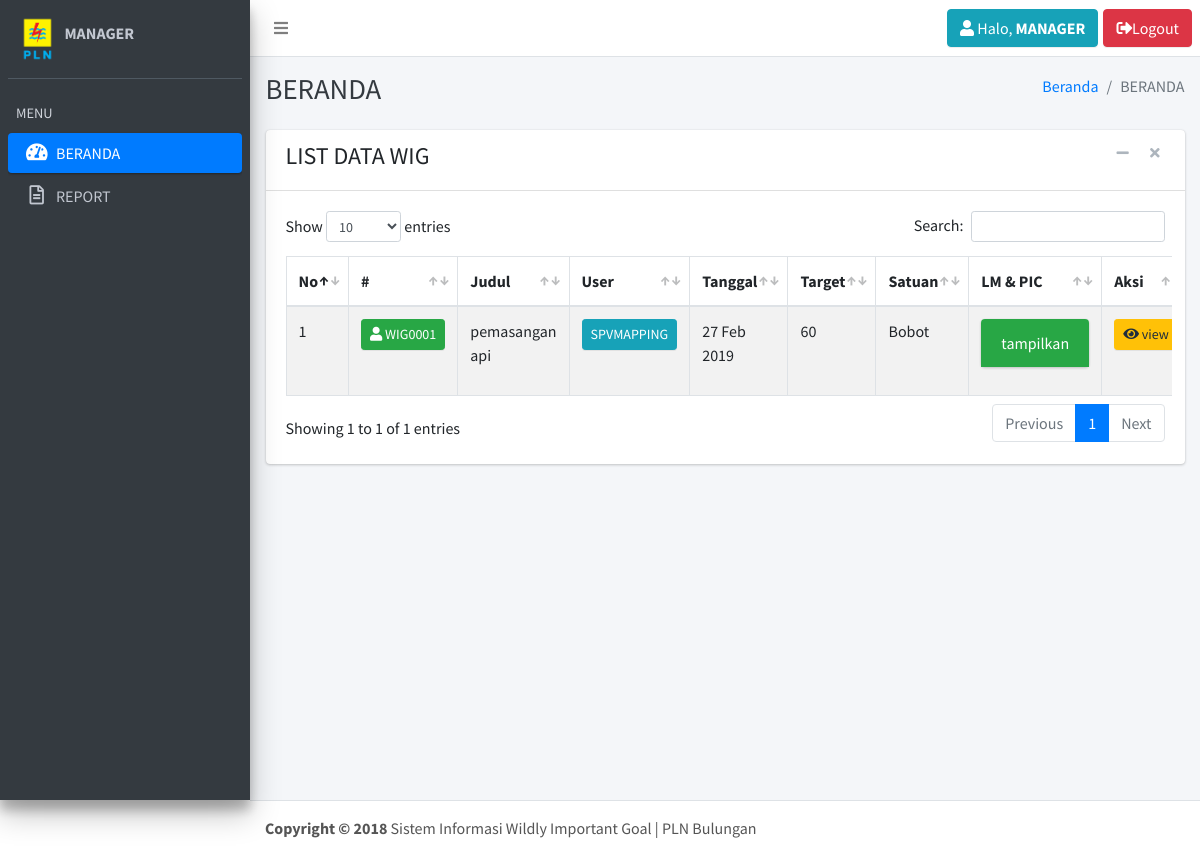
The page /index.php?page=beranda (signed in) on the database as committed earlier.
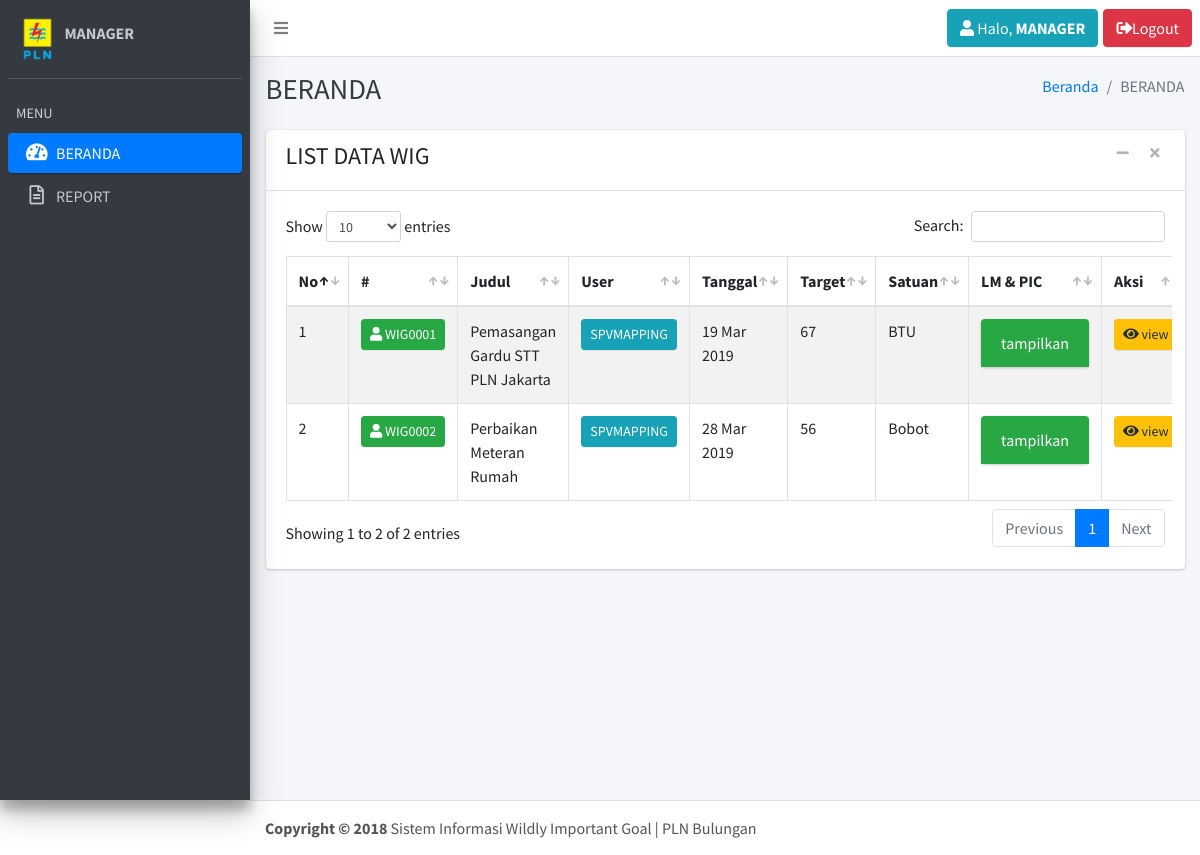
The same page on the database as committed later.
### tables this page shows
CREATE TABLE `tbl_user` (
  `username` varchar(30) NOT NULL,
  `password` varchar(10) NOT NULL,
  `role` int(5) NOT NULL
);

CREATE TABLE `tbl_wig` (
  `id_wig` varchar(15) NOT NULL,
  `polaritas` varchar(7) NOT NULL,
  `tipe` varchar(15) NOT NULL,
  `username` varchar(30) NOT NULL,
  `judul` text NOT NULL,
  `tanggal` date NOT NULL,
  `target` int(10) NOT NULL,
  `satuan` varchar(25) NOT NULL
);

### page/beranda.php (the view, shortened to what this page needs)
<div class="content-wrapper">
    <div class="content-header">
        <div class="container-fluid">
            <div class="row mb-2">
                <div class="col-sm-6">
                    <h1 class="m-0 text-dark">BERANDA</h1>
                </div>
                <div class="col-sm-6">
                    <ol class="breadcrumb float-sm-right">
                        <li class="breadcrumb-item"><a href="?page=beranda">Beranda</a></li>
                        <li class="breadcrumb-item active">BERANDA</li>
                    </ol>
                </div>
            </div>
        </div>
    </div>
    <div class="content">
        <div class="container-fluid">
            <?php if ($userdata['role'] == 1 || $userdata['role'] == 2) { ?>
            <div class="row">
                <div class="col-md-12">
                    <div class="card card-default">
                        <div class="card-header">
                            <h4>LIST DATA WIG</h4>
                            <div class="card-tools">
                                <button type="button" class="btn btn-tool" data-widget="collapse"><i class="fa fa-minus"></i></button>
                                <button type="button" class="btn btn-tool" data-widget="remove"><i class="fa fa-remove"></i></button>
                            </div>
                        </div>
                        <div class="card-body">
                            <div class="row">
                                <div class="table-responsive">
                                    <table id="example1" class="table table-bordered table-striped">
                                        <thead>
                                            <tr>
                                                <th>No</th>
                                                <th>#</th>
                                                <th>Judul</th>
                                                <th>User</th>
                                                <th>Tanggal</th>
                                                <th>Target</th>
                                                <th>Satuan</th>
                                                <th>LM & PIC</th>
                                                <th>Aksi</th>
                                            </tr>
                                        </thead>
                                        <tbody>
                                            <?php
                                            $no = 1;
                                            $sql = mysqli_query($conn,"SELECT * FROM tbl_wig
                                                                       JOIN tbl_user WHERE tbl_wig.username=tbl_user.username") or die (mysqli_error($conn));
                                            while($data = mysqli_fetch_array($sql)){ ?>
                                                <tr>
                                                    <td><?= $no ?></td>
                                                    <td><a class="btn btn-success btn-sm" href="#"><i class="fas fa-user"></i> <?= $data['id_wig'] ?></a></td>
                                                    <td><?= $data['judul'] ?></td>
                                                    <td><a href="#" class="btn btn-info btn-sm"><?= $data['username'] ?></a></td>
                                                    <td><?= date('d M Y', strtotime($data['tanggal'])) ?></td>
                                                    <td><?= $data['target'] ?></td>
                                                    <td><?= $data['satuan'] ?></td>
                                                    <td>
                                                    <div class="card card-success">
                                                        <div class="card-header">
                                                            <a data-toggle="collapse" data-parent="#accordion" href="#collapse_<?= $data['id_wig']?>" class="collapsed" aria-expanded="false">
                                                            tampilkan
                                                            </a>
                                                        </div>
                                                        <div id="collapse_<?= $data['id_wig']?>" class="panel-collapse in collapse" style="">
                                                        <div class="card-body">
                                                            <?= GetLM($data['id_wig']) ?>
                                                        </div>
                                                        </div>
                                                    </div>
                                                    </td>
                                                    <td>
                                                    <?php if ($userdata['username'] == $data['username']) { ?>
                                                        <a class="btn btn-warning btn-sm" href="?page=wigview&id=<?php echo $data['id_wig']; ?>"><i class="fas fa-eye"></i> view</a>
                                                        <a class="btn btn-primary btn-sm" href="?page=wigedit&id=<?php echo $data['id_wig']; ?>"><i class="fas fa-edit"></i> Edit</a>
                                                        <a class="btn btn-danger btn-sm" href="?page=wighapus&id=<?php echo $data['id_wig']; ?>"><i class="fas fa-trash"></i> hapus</a>
                                                    <?php } else { ?>
                                                        <a class="btn btn-warning btn-sm" href="?page=wigview&id=<?php echo $data['id_wig']; ?>"><i class="fas fa-eye"></i> view</a>
                                                    <?php } ?>
                                                    </td>
                                                </tr>
                                            <?php $no++; } ?>
                                </div>
                            </div>
                        </div>
                    </div>
                </div>
            </div>
            <?php } ?>
        </div>
    <footer class="main-footer">
        <strong>Copyright &copy; 2018</strong> Sistem Informasi Wildly Important Goal | PLN Bulungan
    </footer>

### index.php (shortened to what this page needs)
<?php
    if (!empty($_SESSION['username']) && !empty($_SESSION['password']))
    {
      include "lib/koneksi.php";
?>
<!DOCTYPE html>
<html lang="en">
<head>
  <link rel="stylesheet" href="https://maxcdn.bootstrapcdn.com/font-awesome/4.4.0/css/font-awesome.min.css">
  <link rel="stylesheet" href="https://code.ionicframework.com/ionicons/2.0.1/css/ionicons.min.css">
  <link rel="stylesheet" href="dist/css/adminlte.min.css">
  <link rel="stylesheet" href="plugins/datatables/dataTables.bootstrap4.min.css">
  <link rel="stylesheet" href="plugins/datepicker/datepicker3.css">
  <link rel="stylesheet" href="https://use.fontawesome.com/releases/v5.5.0/css/all.css">
</head>
<body class="hold-transition sidebar-mini">
<div class="wrapper">
  <nav class="main-header navbar navbar-expand bg-white navbar-light border-bottom">
    <?php include("header.php"); ?>
  </nav>
  <aside class="main-sidebar sidebar-dark-primary elevation-4">
    <?php include("sidebar.php"); ?>
  </aside>
  <?php include("content.php"); ?>
</body>
</html>
<?php
} ?>

### header.php (shortened to what this page needs)
<?php
$user = $_SESSION['username'];
$sql = mysqli_query($conn, "SELECT * FROM tbl_user WHERE username='$user'");
$userdata = mysqli_fetch_array($sql);
    function GetLM($params){
        include "lib/koneksi.php";
        $getlm  = mysqli_query($conn, "SELECT lm_pic FROM tbl_lm WHERE id_wig='$params'") or die (mysqli_error($koneksi));
        $datalm = mysqli_fetch_array($getlm);
        $json = json_decode($datalm['lm_pic']);
        $no=1;
        echo "<div class='table-responsive'><table><tr><th>No.</th><th>LM</th><th>PIC</th></tr>";
        echo "</div></table>";
    }
?>
<ul class="navbar-nav">
    <li class="nav-item">
        <a class="nav-link" data-widget="pushmenu" href="#"><i class="fa fa-bars"></i></a>
    </li>
</ul>
<ul class="navbar-nav ml-auto">
    <li class="nav-item">
        <a class="btn btn-info" style="margin-right:5px;" href="?page=profile&id=<?= $userdata['username'] ?>" data-toggle="tooltip" data-placement="bottom" title="Lihat Profile">
        <i class="fas fa-user"></i> Halo, <strong><?= strtoupper($userdata['username']) ?></strong>
        </a>
    </li>
    <li class="nav-item">
        <a class="btn btn-danger" href="?page=logout"><i class="fas fa-sign-out-alt"></i>Logout</a>
    </li>
</ul>

### sidebar.php (shortened to what this page needs)
<div class="sidebar">
    <div class="user-panel mt-3 pb-3 mb-3 d-flex">
        <div class="image">
            <img src="dist/img/PLN.png">
        </div>
        <div class="info">
            <a class="d-block"><strong><?= strtoupper($userdata['username']) ?></strong></a>
        </div>
    </div>
    <nav class="mt-2">
        <ul class="nav nav-pills nav-sidebar flex-column" data-widget="treeview" role="menu" data-accordion="false">
            <li class="nav-header">MENU</li>
            <li class="nav-item">
                <a href="?page=beranda" class="nav-link
                <?php if ($_GET['page'] == 'beranda'){ echo "active"; } ?>">
                <i class="nav-icon fas fa-tachometer-alt"></i>
                    <p>BERANDA</p>
                </a>
            </li>
            <li class="nav-item">
                <a href="?page=report" class="nav-link
                <?php if ($_GET['page'] == 'report'){ echo "active"; } ?>">
                <i class="nav-icon far fa-file-alt"></i>
                    <p>REPORT</p>
                </a>
            </li>
        </ul>
    </nav>
</div>

### content.php
<?php
  if (isset($_GET['page'])) $page=$_GET['page'];
  else $page="beranda";
  if ($page == "beranda") include("page/beranda.php");
  elseif ($page == "logout") include("page/logout.php");
  elseif ($page == "user")               include("page/user/user.php");
  elseif ($page == "usertambah")         include("page/user/usertambah.php");
  elseif ($page == "usertambahpro")      include("page/user/usertambahpro.php");
  elseif ($page == "useredit")           include("page/user/useredit.php");
  elseif ($page == "usereditpro")        include("page/user/usereditpro.php");
  elseif ($page == "userlihat")          include("page/user/userlihat.php");
  elseif ($page == "userhapus")          include("page/user/userhapus.php");
  elseif ($page == "wig")                include("page/wig/wig.php");
  elseif ($page == "wigtambah")          include("page/wig/wigtambah.php");
  elseif ($page == "wigtambahpro")       include("page/wig/wigtambahpro.php");
  elseif ($page == "wigedit")            include("page/wig/wigedit.php");
  elseif ($page == "wigeditpro")         include("page/wig/wigeditpro.php");
  elseif ($page == "wiglihat")           include("page/wig/wiglihat.php");
  elseif ($page == "wigview")            include("page/wig/wigview.php");
  elseif ($page == "wighapus")           include("page/wig/wighapus.php");
  elseif ($page == "progress")           include("page/wig/wig.php");
  elseif ($page == "wigprogress")        include("page/wig/wigprogress.php");
  elseif ($page == "lmprogress")         include("page/lm/lmprogress.php");
  elseif ($page == "lmprogressenter")    include("page/lm/lmprogressenter.php");
  elseif ($page == "profile")             include("page/profile/profile.php");
  elseif ($page == "profileeditpro")      include("page/profile/profileeditpro.php");
  elseif ($page == "report")             include("page/report/report.php");
else echo"Konten tidak ada";
?>

Rows that differ between the two databases and show on the page:
changed tbl_wig "WIG0001": judul "pemasangan api" → "Pemasangan Gardu STT PLN Jakarta"; tanggal "27 Feb 2019" → "19 Mar 2019"; target "60" → "67"; satuan "Bobot" → "BTU"
added tbl_wig: id_wig "WIG0002", judul "Perbaikan Meteran Rumah", username.username "SPVMAPPING", tanggal "28 Mar 2019", target "56", satuan "Bobot"
Other text that changed with them:
text written by a page script: "Show entries Search: Showing 1 to 1 of 1 entries Previous 1 Next" → "Show entries Search: Showing 1 to 2 of 2 entries Previous 1 Next"
